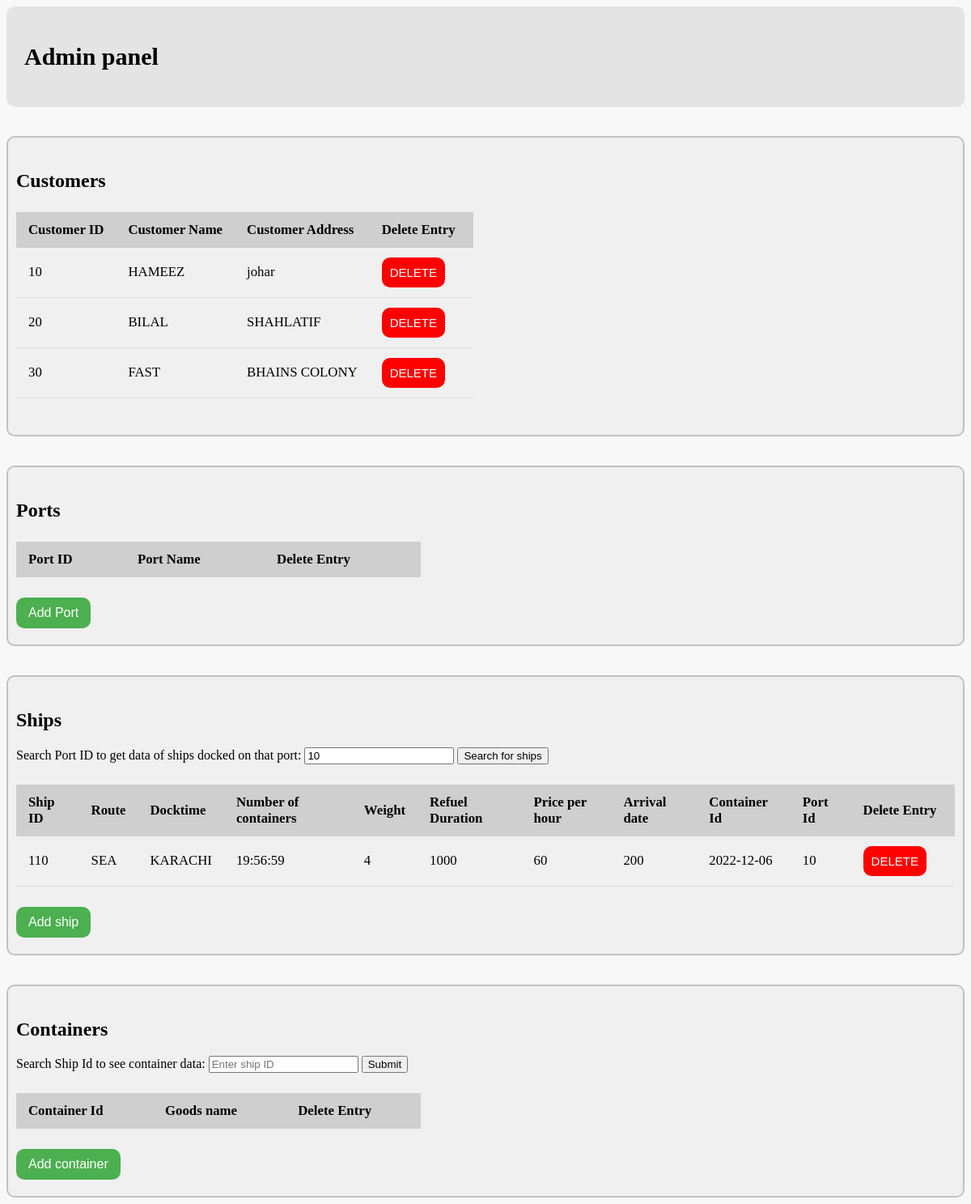
/dashboardsidebar.php?portid=10, run on the app's committed database.
### tables this page shows
create table Customers(
    CUSTID VARCHAR(10) NOT NULL PRIMARY KEY,
    CUSTNAME VARCHAR(20) NOT NULL,
    CUSTADDRESS VARCHAR(50) NOT NULL,
    ORDERID VARCHAR(10)
);

CREATE TABLE Ships(
    SHIPID VARCHAR(10) NOT NULL PRIMARY KEY,
    ROUTE VARCHAR(10) NOT NULL,
    LOCATION VARCHAR(20) ,
    DOCKTIME TIME,
    NOOFCONTAINERS INT(4),
    WEIGHT INT(4),
    REFUELDURATION INT(3),
    PRICEPERHOUR INT(6),
    ARRIVAL_DATE DATE,
    PORTID VARCHAR(10) NOT NULL

);

### dashboardsidebar.php (the view, shortened to what this page needs)
<?php
require "conn.php";
$data = $conn->query("SELECT * FROM CUSTOMERS");
?>
<!DOCTYPE html>
<html lang="en">
<head>
</head>
  <body>
    <div class="header">
        <p class="logo">Admin panel</p>
    </div>
    <br>
    <br>
    <div class="customer">
        <h2>Customers</h2>
        <table class="table">
            <thead>
                <tr>
                    <th>
                        Customer ID
                    </th>
                    <th>
                        Customer Name
                    </th>
                    <th>
                        Customer Address
                    </th>
                    <th>
                        Delete Entry
                    </th>
                </tr>
            </thead>
            <tbody>
            <?php while($rows_cust = $data->fetch(PDO::FETCH_OBJ)): ?>
              <tr>
                <td>
                <?php echo $rows_cust->CUSTID   ;?>
                </td>
                <td>
                <?php echo $rows_cust->CUSTNAME   ;?>
                </td>
                <td>
                <?php echo $rows_cust->CUSTADDRESS   ;?>
                </td>
                <td>
                <a href="delete_cust.php?del_id=<?php echo $rows_cust->CUSTID; ?>"><button class="Delete_button" type="button">DELETE</button></a>
                </td>
              </tr>
              <?php endwhile; ?>
            </tbody>
        </table>
    </div>
    <br><br>
    <div class="customer">
        <h2>Ports</h2>
        <table class="table">
            <thead>
                <tr>
                    <th>
                        Port ID
                    </th>
                    <th>
                        Port Name
                    </th>
                    <th>
                        Delete Entry
                    </th>
                </tr>
            </thead>
        </table>
        <a href="newPort.php" target="_blank"><button class="New_button" type="button">Add Port</button></a>
    </div>
    <br>
    <br>
    <div class="customer">
        <h2>Ships</h2>
        <form action="" method="GET">
          <label for="portid" class="row">Search Port ID to get data of ships docked on that port:</label>
          <input class="form-control" type="text" name="portid" id="portid" required value="<?php if(isset($_GET['portid'])){echo $_GET['portid']; } ?>" placeholder="Enter port ID">
          <input  id ="button_action" type="submit" name="submit" value="Search for ships" class="btn btn-default">
        </form>
        <table class="table">
            <thead>
                <tr>
                    <th>
                        Ship ID
                    </th>
                    <th>
                        Route
                    </th>
                    <th>
                        Docktime
                    </th>
                    <th>
                        Number of containers
                    </th>
                    <th>
                        Weight
                    </th>
                    <th>
                        Refuel Duration
                    </th>
                    <th>
                        Price per hour
                    </th>
                    <th>
                        Arrival date
                    </th>
                    <th>
                        Container Id
                    </th>
                    <th>
                        Port Id
                    </th>
                    <th>
                        Delete Entry
                    </th>
                </tr>
            </thead>
            <tbody>
            <?php
                $con = mysqli_connect("localhost","root","","freight");
                      if(isset($_GET['portid']))
                       {
                        $portid = $_GET['portid'];
                        $query = "SELECT * FROM SHIPS WHERE PORTID=$portid ";
                        $query_run = mysqli_query($con, $query);
                        if(mysqli_num_rows($query_run) > 0)
                        {
                          foreach($query_run as $items)
                          {
                             ?>
                             <tr>
                                <td><?= $items['SHIPID']; ?></td>
                                <td><?= $items['ROUTE']; ?></td>
                                <td><?= $items['LOCATION']; ?></td>
                                <td><?= $items['DOCKTIME']; ?></td>
                                <td><?= $items['NOOFCONTAINERS']; ?></td>
                                <td><?= $items['WEIGHT']; ?></td>
                                <td><?= $items['REFUELDURATION']; ?></td>
                                <td><?= $items['PRICEPERHOUR']; ?></td>
                                <td><?= $items['ARRIVAL_DATE']; ?></td>
                                <td><?= $items['PORTID']; ?></td>
                                <td>
                                   <a href="delete_ship.php?del_id=<?= $items['SHIPID']; ?>"><button class="Delete_button" type="button">DELETE</button></a>
                          </td>
                             </tr>
                             <?php
                          }
                        }
                        else
                        {
                            ?>
                            <tr>
                                <td colspan="10">No Record Found</td>
                            </tr>
                            <?php
                        }
                       }
                   ?>
            </tbody>
        </table>
        <a href="newShip.php" target="_blank"><button class="New_button" type="button">Add ship</button></a>
    </div>
    <br>
    <br>
    <div class="customer">
        <h2>Containers</h2>
        <form action="" method="GET">
          <label for="shipid" class="row">Search Ship Id to see container data:</label>
          <input class="form-control" type="text" name="shipid" id="shipid" required value="<?php if(isset($_GET['shipid'])){echo $_GET['shipid']; } ?>" placeholder="Enter ship ID">
          <input  id ="button_action" type="submit" name="submit"  class="btn btn-primart">
        </form>
        <table class="table">
            <thead>
                <tr>
                    <th>
                        Container Id
                    </th>
                    <th>
                        Goods name
                    </th>
                    <th>
                        Delete Entry
                    </th>
                </tr>
            </thead>
        </table>
        <a href="newContainer.php" target="_blank"><button class="New_button" type="button">Add container</button></a>
    </div>
  </body>
</html>

### dashboardsidebar.php (style rules this page uses)
body { background-color: #f8f8f8; }
.header { overflow: hidden; background-color: #e4e4e4; padding: 10px 10px; border-radius: 10px; }
.header p.logo { float: left; color: rgb(0, 0, 0); text-align: center; padding: 12px; text-decoration: none; font-size: 30px; line-height: 20px; border-radius: 4px; font-weight: bold; }
.customer { overflow: hidden; background-color: #f0f0f0; padding: 20px 10px; border-radius: 10px; border: 2px solid rgb(194, 194, 194); }
.table { border-collapse: collapse; margin: 25px 0; font-size: 1.05em; min-width: 500px; }
.table thead tr { background-color: #cfcfcf; text-align: left; font-weight: bold; }
.table th, .table td { padding: 12px 15px; }
.table tbody tr { border-bottom: 1px solid #dddddd; }
.New_button { background-color: #4CAF50; border: none; color: white; padding: 10px 15px; text-align: center; text-decoration: none; display: inline-block; font-size: 16px; border-radius: 10px; cursor: pointer; margin-right: 20px; }
.Delete_button { background-color: rgb(255, 0, 0); border: none; color: white; padding: 10px 10px; text-align: center; text-decoration: none; display: inline-block; font-size: 15px; border-radius: 10px; cursor: pointer; margin-right: 20px; }

### data on the page
customers: CUSTID "10", CUSTNAME "HAMEEZ", CUSTADDRESS "johar"
customers: CUSTID "20", CUSTNAME "BILAL", CUSTADDRESS "SHAHLATIF"
customers: CUSTID "30", CUSTNAME "FAST", CUSTADDRESS "BHAINS COLONY"
ships: SHIPID "110", ROUTE "SEA", LOCATION "KARACHI", DOCKTIME "19:56:59", NOOFCONTAINERS "4", WEIGHT "1000", REFUELDURATION "60", PRICEPERHOUR "200", ARRIVAL_DATE "2022-12-06", PORTID "10"
